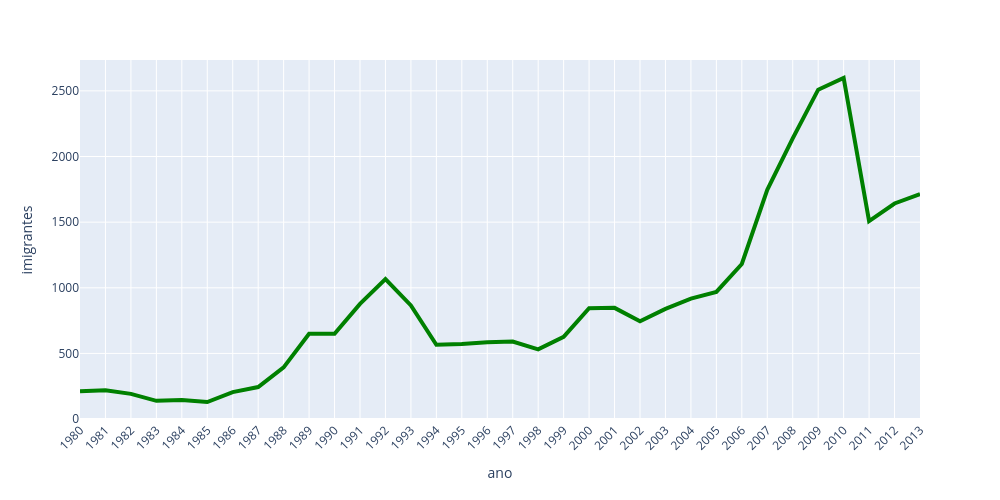

Here is the notebook cell this chart was saved with:
### Code cell
fig = px.line(dados_brasil, x='ano', y='imigrantes')
fig.update_traces(line_color='green', line_width=4) #alterando a cor da linha para verde e a expessura
fig.update_layout(width=1000, height=500, 
                  xaxis={'tickangle': -45}) #rotacionou os ticks dos anos em -45%
fig.show()

### Figure 1 — Plotly figure (JSON) as saved in the notebook; plotly's stock layout.template omitted (floating-point values rounded to 4 significant figures)
{"data": [{"hovertemplate": "ano=%{x}<br>imigrantes=%{y}<extra></extra>", "legendgroup": "", "line": {"color": "green", "dash": "solid", "width": 4}, "marker": {"symbol": "circle"}, "mode": "lines", "name": "", "orientation": "v", "showlegend": false, "type": "scatter", "x": ["1980", "1981", "1982", "1983", "1984", "1985", "1986", "1987", "1988", "1989", "1990", "1991", "1992", "1993", "1994", "1995", "1996", "1997", "1998", "1999", "2000", "2001", "2002", "2003", "2004", "2005", "2006", "2007", "2008", "2009", "2010", "2011", "2012", "2013"], "xaxis": "x", "y": [211, 220, 192, 139, 145, 130, 205, 244, 394, 650, 650, 877, 1066, 866, 566, 572, 586, 591, 531, 626, 845, 847, 745, 839, 917, 969, 1181, 1746, 2138, 2509, 2598, 1508, 1642, 1714], "yaxis": "y"}], "layout": {"height": 500, "legend": {"tracegroupgap": 0}, "margin": {"t": 60}, "width": 1000, "xaxis": {"anchor": "y", "domain": [0, 1], "tickangle": -45, "title": {"text": "ano"}}, "yaxis": {"anchor": "x", "domain": [0, 1], "title": {"text": "imigrantes"}}}}
